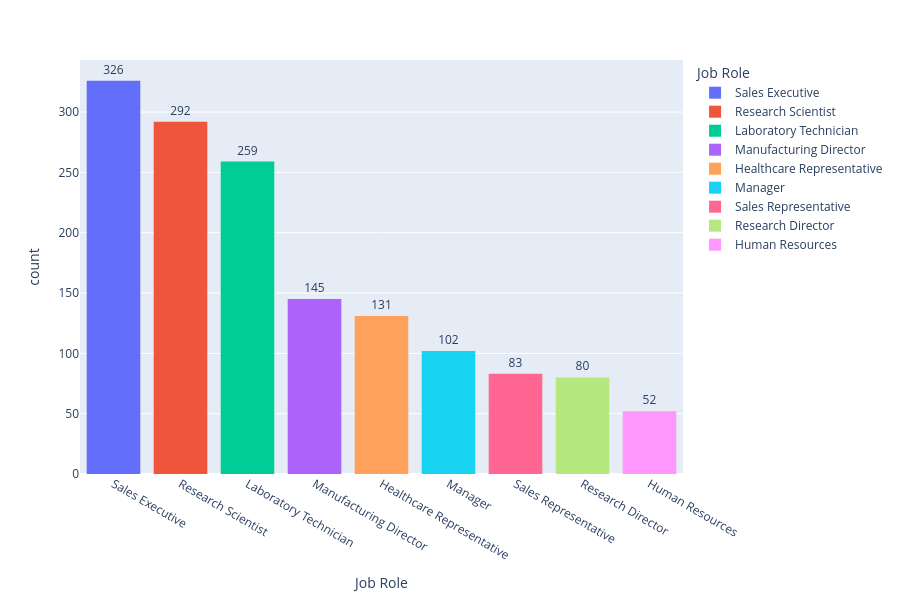

The notebook cell this image was saved under:
### Code cell
fig = px.histogram(df, x='Job Role', color='Job Role', text_auto=True, height=600)
fig.update_traces(textposition='outside')
fig.show()

### Figure 1 — Plotly figure (JSON) as saved in the notebook; plotly's stock layout.template omitted (floating-point values rounded to 4 significant figures; data arrays with more than 128 entries replaced by an {"elided": "..."} marker saying what was removed)
{"data": [{"bingroup": "x", "hovertemplate": "Job Role=%{x}<br>count=%{y}<extra></extra>", "legendgroup": "Sales Executive", "marker": {"color": "#636efa", "pattern": {"shape": ""}}, "name": "Sales Executive", "orientation": "v", "showlegend": true, "textposition": "outside", "texttemplate": "%{value}", "type": "histogram", "x": {"elided": "326 str values"}, "xaxis": "x", "yaxis": "y"}, {"bingroup": "x", "hovertemplate": "Job Role=%{x}<br>count=%{y}<extra></extra>", "legendgroup": "Research Scientist", "marker": {"color": "#EF553B", "pattern": {"shape": ""}}, "name": "Research Scientist", "orientation": "v", "showlegend": true, "textposition": "outside", "texttemplate": "%{value}", "type": "histogram", "x": {"elided": "292 str values"}, "xaxis": "x", "yaxis": "y"}, {"bingroup": "x", "hovertemplate": "Job Role=%{x}<br>count=%{y}<extra></extra>", "legendgroup": "Laboratory Technician", "marker": {"color": "#00cc96", "pattern": {"shape": ""}}, "name": "Laboratory Technician", "orientation": "v", "showlegend": true, "textposition": "outside", "texttemplate": "%{value}", "type": "histogram", "x": {"elided": "259 str values"}, "xaxis": "x", "yaxis": "y"}, {"bingroup": "x", "hovertemplate": "Job Role=%{x}<br>count=%{y}<extra></extra>", "legendgroup": "Manufacturing Director", "marker": {"color": "#ab63fa", "pattern": {"shape": ""}}, "name": "Manufacturing Director", "orientation": "v", "showlegend": true, "textposition": "outside", "texttemplate": "%{value}", "type": "histogram", "x": {"elided": "145 str values"}, "xaxis": "x", "yaxis": "y"}, {"bingroup": "x", "hovertemplate": "Job Role=%{x}<br>count=%{y}<extra></extra>", "legendgroup": "Healthcare Representative", "marker": {"color": "#FFA15A", "pattern": {"shape": ""}}, "name": "Healthcare Representative", "orientation": "v", "showlegend": true, "textposition": "outside", "texttemplate": "%{value}", "type": "histogram", "x": {"elided": "131 str values"}, "xaxis": "x", "yaxis": "y"}, {"bingroup": "x", "hovertemplate": "Job Role=%{x}<br>count=%{y}<extra></extra>", "legendgroup": "Manager", "marker": {"color": "#19d3f3", "pattern": {"shape": ""}}, "name": "Manager", "orientation": "v", "showlegend": true, "textposition": "outside", "texttemplate": "%{value}", "type": "histogram", "x": ["Manager", "Manager", "Manager", "Manager", "Manager", "Manager", "Manager", "Manager", "Manager", "Manager", "Manager", "Manager", "Manager", "Manager", "Manager", "Manager", "Manager", "Manager", "Manager", "Manager", "Manager", "Manager", "Manager", "Manager", "Manager", "Manager", "Manager", "Manager", "Manager", "Manager", "Manager", "Manager", "Manager", "Manager", "Manager", "Manager", "Manager", "Manager", "Manager", "Manager", "Manager", "Manager", "Manager", "Manager", "Manager", "Manager", "Manager", "Manager", "Manager", "Manager", "Manager", "Manager", "Manager", "Manager", "Manager", "Manager", "Manager", "Manager", "Manager", "Manager", "Manager", "Manager", "Manager", "Manager", "Manager", "Manager", "Manager", "Manager", "Manager", "Manager", "Manager", "Manager", "Manager", "Manager", "Manager", "Manager", "Manager", "Manager", "Manager", "Manager", "Manager", "Manager", "Manager", "Manager", "Manager", "Manager", "Manager", "Manager", "Manager", "Manager", "Manager", "Manager", "Manager", "Manager", "Manager", "Manager", "Manager", "Manager", "Manager", "Manager", "Manager", "Manager"], "xaxis": "x", "yaxis": "y"}, {"bingroup": "x", "hovertemplate": "Job Role=%{x}<br>count=%{y}<extra></extra>", "legendgroup": "Sales Representative", "marker": {"color": "#FF6692", "pattern": {"shape": ""}}, "name": "Sales Representative", "orientation": "v", "showlegend": true, "textposition": "outside", "texttemplate": "%{value}", "type": "histogram", "x": ["Sales Representative", "Sales Representative", "Sales Representative", "Sales Representative", "Sales Representative", "Sales Representative", "Sales Representative", "Sales Representative", "Sales Representative", "Sales Representative", "Sales Representative", "Sales Representative", "Sales Representative", "Sales Representative", "Sales Representative", "Sales Representative", "Sales Representative", "Sales Representative", "Sales Representative", "Sales Representative", "Sales Representative", "Sales Representative", "Sales Representative", "Sales Representative", "Sales Representative", "Sales Representative", "Sales Representative", "Sales Representative", "Sales Representative", "Sales Representative", "Sales Representative", "Sales Representative", "Sales Representative", "Sales Representative", "Sales Representative", "Sales Representative", "Sales Representative", "Sales Representative", "Sales Representative", "Sales Representative", "Sales Representative", "Sales Representative", "Sales Representative", "Sales Representative", "Sales Representative", "Sales Representative", "Sales Representative", "Sales Representative", "Sales Representative", "Sales Representative", "Sales Representative", "Sales Representative", "Sales Representative", "Sales Representative", "Sales Representative", "Sales Representative", "Sales Representative", "Sales Representative", "Sales Representative", "Sales Representative", "Sales Representative", "Sales Representative", "Sales Representative", "Sales Representative", "Sales Representative", "Sales Representative", "Sales Representative", "Sales Representative", "Sales Representative", "Sales Representative", "Sales Representative", "Sales Representative", "Sales Representative", "Sales Representative", "Sales Representative", "Sales Representative", "Sales Representative", "Sales Representative", "Sales Representative", "Sales Representative", "Sales Representative", "Sales Representative", "Sales Representative"], "xaxis": "x", "yaxis": "y"}, {"bingroup": "x", "hovertemplate": "Job Role=%{x}<br>count=%{y}<extra></extra>", "legendgroup": "Research Director", "marker": {"color": "#B6E880", "pattern": {"shape": ""}}, "name": "Research Director", "orientation": "v", "showlegend": true, "textposition": "outside", "texttemplate": "%{value}", "type": "histogram", "x": ["Research Director", "Research Director", "Research Director", "Research Director", "Research Director", "Research Director", "Research Director", "Research Director", "Research Director", "Research Director", "Research Director", "Research Director", "Research Director", "Research Director", "Research Director", "Research Director", "Research Director", "Research Director", "Research Director", "Research Director", "Research Director", "Research Director", "Research Director", "Research Director", "Research Director", "Research Director", "Research Director", "Research Director", "Research Director", "Research Director", "Research Director", "Research Director", "Research Director", "Research Director", "Research Director", "Research Director", "Research Director", "Research Director", "Research Director", "Research Director", "Research Director", "Research Director", "Research Director", "Research Director", "Research Director", "Research Director", "Research Director", "Research Director", "Research Director", "Research Director", "Research Director", "Research Director", "Research Director", "Research Director", "Research Director", "Research Director", "Research Director", "Research Director", "Research Director", "Research Director", "Research Director", "Research Director", "Research Director", "Research Director", "Research Director", "Research Director", "Research Director", "Research Director", "Research Director", "Research Director", "Research Director", "Research Director", "Research Director", "Research Director", "Research Director", "Research Director", "Research Director", "Research Director", "Research Director", "Research Director"], "xaxis": "x", "yaxis": "y"}, {"bingroup": "x", "hovertemplate": "Job Role=%{x}<br>count=%{y}<extra></extra>", "legendgroup": "Human Resources", "marker": {"color": "#FF97FF", "pattern": {"shape": ""}}, "name": "Human Resources", "orientation": "v", "showlegend": true, "textposition": "outside", "texttemplate": "%{value}", "type": "histogram", "x": ["Human Resources", "Human Resources", "Human Resources", "Human Resources", "Human Resources", "Human Resources", "Human Resources", "Human Resources", "Human Resources", "Human Resources", "Human Resources", "Human Resources", "Human Resources", "Human Resources", "Human Resources", "Human Resources", "Human Resources", "Human Resources", "Human Resources", "Human Resources", "Human Resources", "Human Resources", "Human Resources", "Human Resources", "Human Resources", "Human Resources", "Human Resources", "Human Resources", "Human Resources", "Human Resources", "Human Resources", "Human Resources", "Human Resources", "Human Resources", "Human Resources", "Human Resources", "Human Resources", "Human Resources", "Human Resources", "Human Resources", "Human Resources", "Human Resources", "Human Resources", "Human Resources", "Human Resources", "Human Resources", "Human Resources", "Human Resources", "Human Resources", "Human Resources", "Human Resources", "Human Resources"], "xaxis": "x", "yaxis": "y"}], "layout": {"barmode": "relative", "height": 600, "legend": {"title": {"text": "Job Role"}, "tracegroupgap": 0}, "margin": {"t": 60}, "xaxis": {"anchor": "y", "categoryarray": ["Sales Executive", "Research Scientist", "Laboratory Technician", "Manufacturing Director", "Healthcare Representative", "Manager", "Sales Representative", "Research Director", "Human Resources"], "categoryorder": "array", "domain": [0, 1], "title": {"text": "Job Role"}}, "yaxis": {"anchor": "x", "domain": [0, 1], "title": {"text": "count"}}}}
